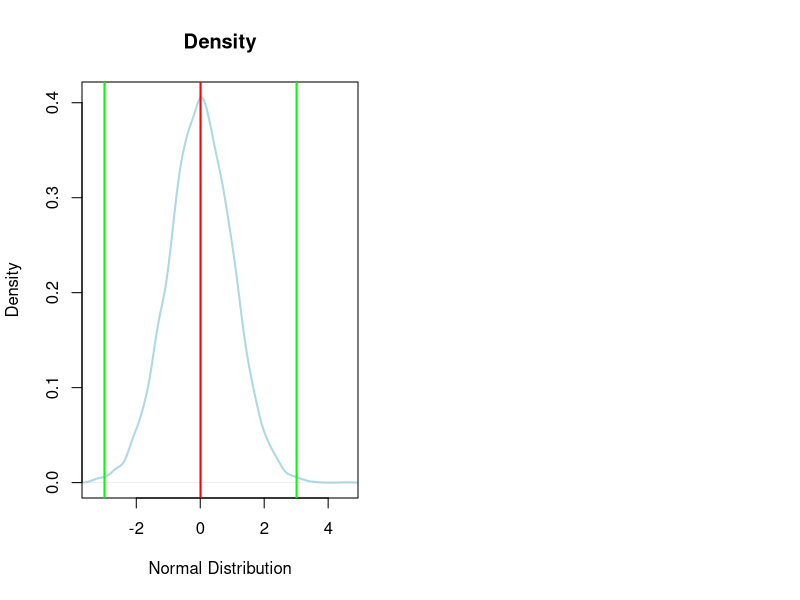
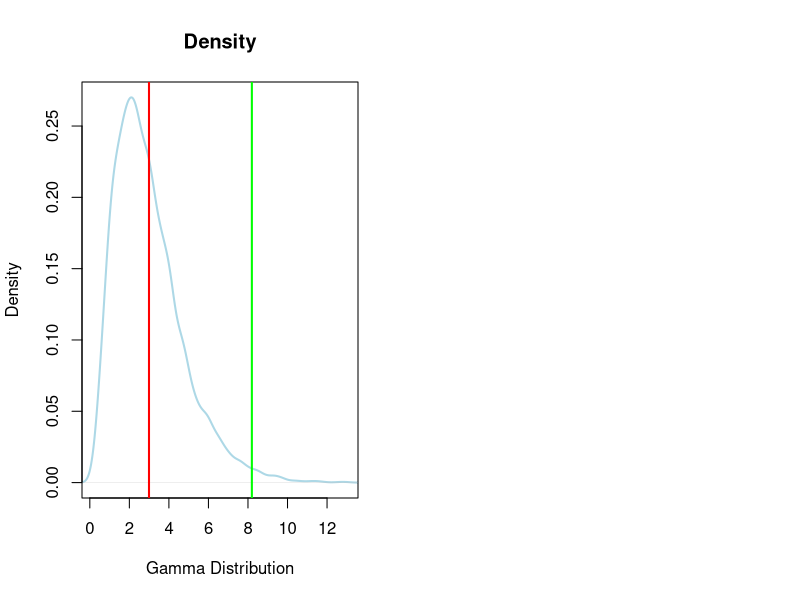
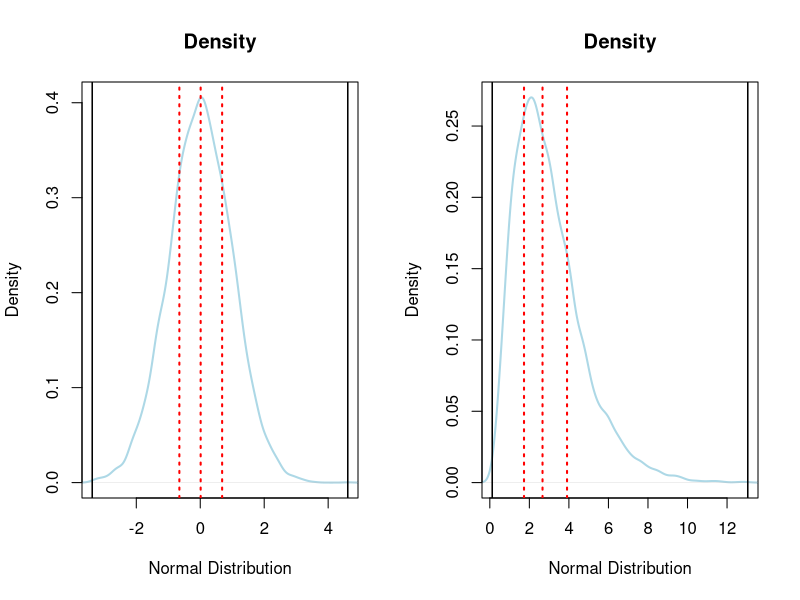
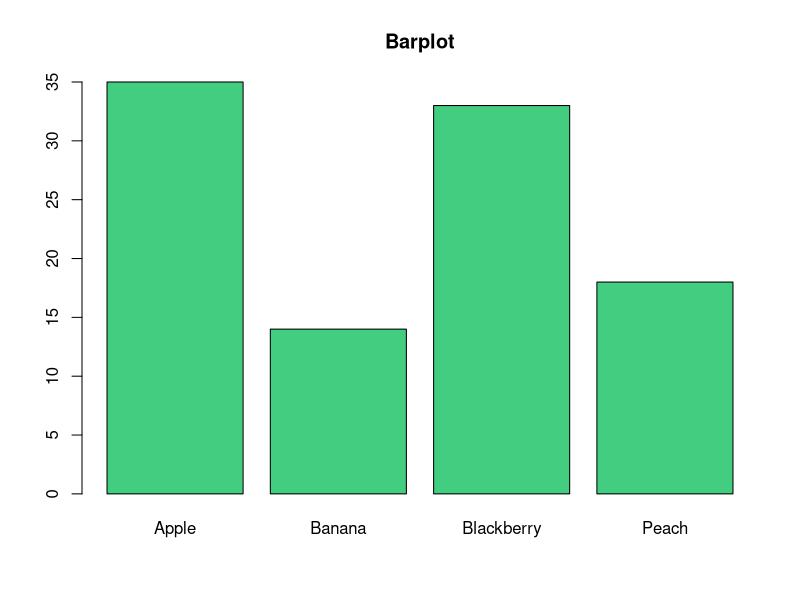
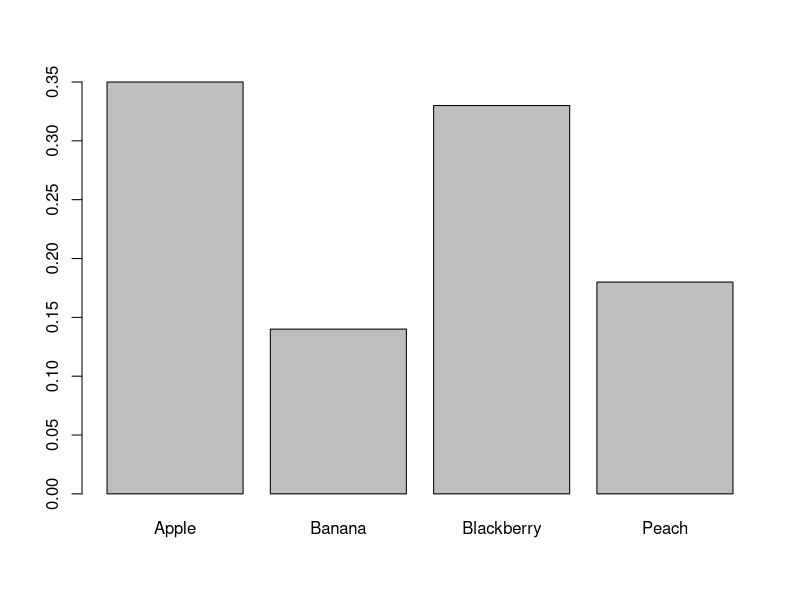
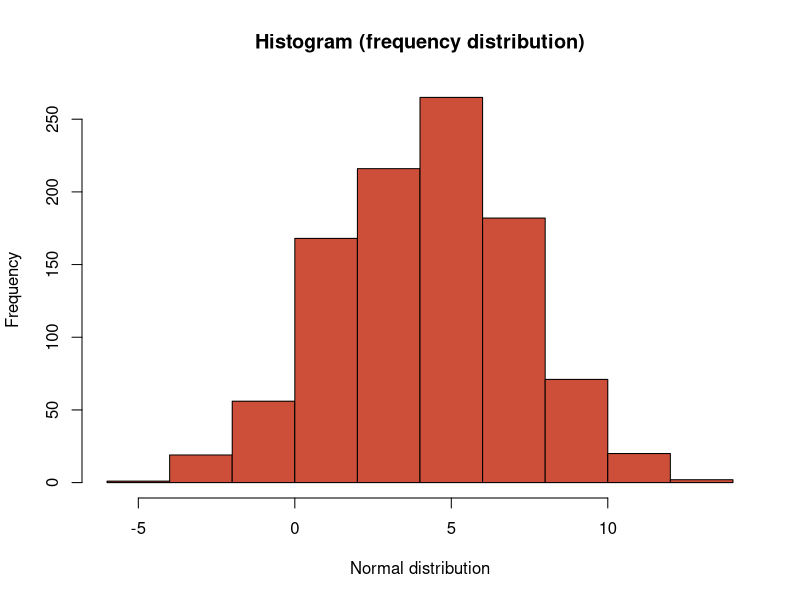
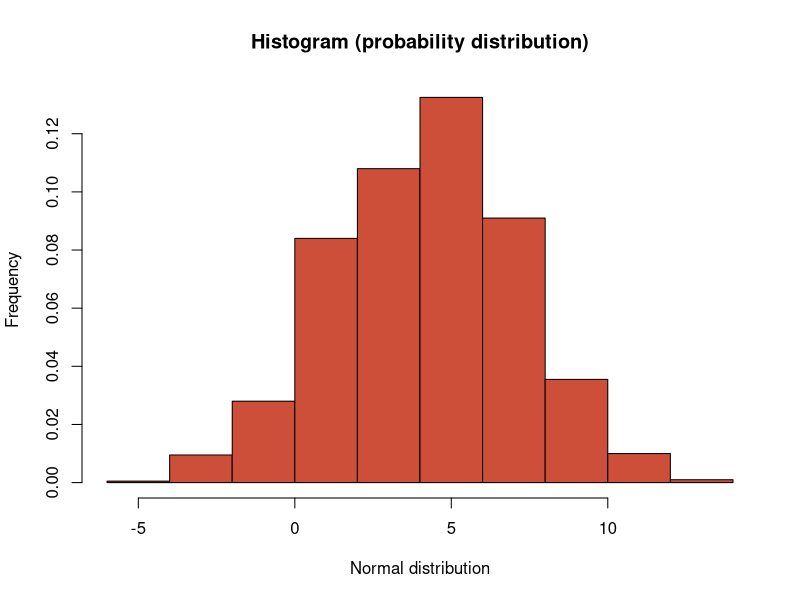
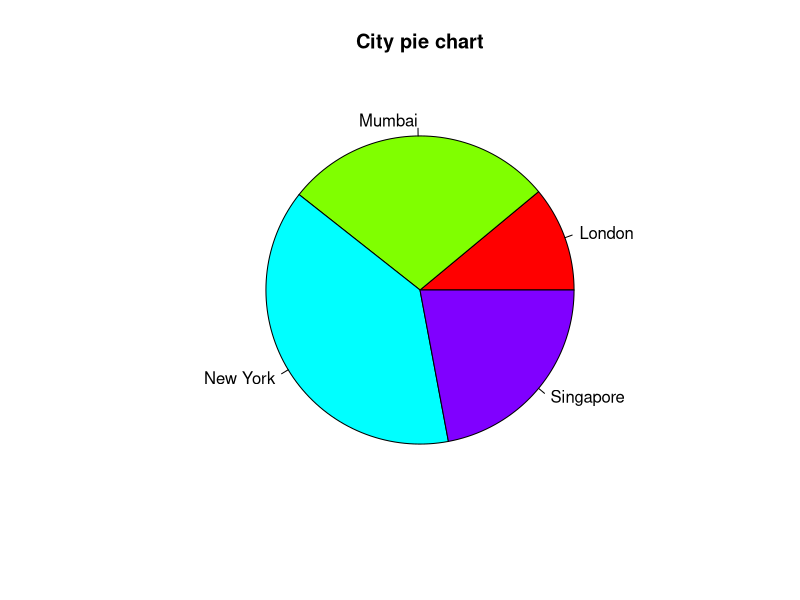

Reproduce these figures in R, in order.
# Вариация
team1 <- c(72, 73, 76, 76, 78)
team2 <- c(67, 72, 76, 76, 84)
basketball_teams <- data.frame(team1, team2)

# 3. Оценка на вариацията на разпределение

# Преди да започнем с изследването на разсейването, първо ще видим какво е очакването
# Взимаме средните на стойностите по колони
colMeans(basketball_teams)
apply(basketball_teams, 2, mean)    #   Еквивалентно на горния ред


#       Като цяло се избягват заключенията само на база средните стойности или други оценки за 
#   локацията на разпределенията (ще наблегнем на това при оценките на хипотезите). 
#
#       И при двета отбора средните стойности са равни - 75. 
#   Това не означава, че двата отбора са близки относно разпределението на височината им. 
#   В частност, височината при играчите на втория отбор варира много повече от тази на първия. 


#  3.1. Обхват (Range): максималната стойност - минималната стойност
rangeFunction <- function(x) {
  max(x) - min(x)
}

# Както можем да видим от резултатите, при първия отбор имаме разлика от 6 инча, докато при втория - 17
rangeFunction(basketball_teams$team1)
rangeFunction(basketball_teams$team2)

# 3.2. Вариация (дисперсия) и стандартно отклонение
#	За разлика от обхвата, стандартното отклонение взема под внимамнеи всички наблюдения.

#	Стандартното отклонение е оценка на вариацията, 
# която показва колко далече са наблюденията от очакването (от средното).

# Стандартното отклонение е предпочитана оценка за вариацията, 
# когато среднoто се използва за оценка на локацията (центъра) на разпределението.

#	Вариацията (дисперсията) се изчислява по формулата по-долу:
variationFunction <- function(x) {
  x_mean <- mean(x)
  x_minux_xMean <- x - x_mean
  x_minus_xMean_2 <- x_minux_xMean^2
  
  sum(x_minus_xMean_2) / (length(x) - 1)
}

variationFunction(basketball_teams$team1)
var(basketball_teams$team1)
var(basketball_teams$team2)

#   При тестването на хипотези и при определянето на доверителните интервали се използва
#   стандардартното отклонение. Стандартното отклонение е производно на вариацяита и представлява
#   корен квадратен от дисперсията.

sqrt(variationFunction(basketball_teams$team1))
sd(basketball_teams$team1)
sd(basketball_teams$team2)

#       Правилото на Чебишев, което е валидно за всички множества, ни казва, че 89% от наблюденията
#   лежат в интервала (X_mean - 3*X_std; X_mean + 3*X_std), където X_mean - средната стойност и
#   X_std - стандартното отклонение.

#       При камбановидна форма на разпределението, този процент достига до 99.7


N <- 10^4
set.seed(94171)
dist1 <- rnorm(N)
dist2 <- rgamma(N, 3)

# Dist 1
par(mfrow = c(1, 2))
plot(
  density(dist1), 
  lwd = 2,
  main = "Density",
  xlab = "Normal Distribution",
  ylab = "Density",
  col = "lightblue",
  xlim = range(dist1)
)

meanDist1 <- mean(dist1)
sigmaDist1 <- sd(dist1)

abline(
  v = c(meanDist1 - 3*sigmaDist1, meanDist1, meanDist1 + 3*sigmaDist1), 
  col = c("green", "red", "green"),
  lwd = 2
)

# Dist 2
par(mfrow = c(1, 2))
plot(
  density(dist2), 
  lwd = 2,
  main = "Density",
  xlab = "Gamma Distribution",
  ylab = "Density",
  col = "lightblue",
  xlim = range(dist2)
)

meanDist2 <- mean(dist2)
sigmaDist2 <- sd(dist2)

abline(
  v = c(meanDist2 - 3*sigmaDist2, meanDist2, meanDist2 + 3*sigmaDist2), 
  col = c("green", "red", "green"),
  lwd = 2
)

par(mfrow = c(1, 1))

round(sum(dist2 >= meanDist2 - 3*sigmaDist2 & sigmaDist2 <= meanDist2 + 3*sigmaDist2)*100/N, 2)

# -----------
#   3.3. The five number summary
# тази статтистика най-често показва минималната стойност, 1-ви квартил, медиана (2-ри квартил),
# 3-ти квартил и максималната стойност.

summary(dist1)
fivenum(dist1)

par(mfrow = c(1, 2))

plot(
  density(dist1), 
  lwd = 2,
  main = "Density",
  xlab = "Normal Distribution",
  ylab = "Density",
  col = "lightblue",
  xlim = range(dist1)
)

abline(
  v = fivenum(dist1),
  col = c("black", "red", "red", "red", "black"),
  lwd = c(1.5, rep(2, 3), 1.5), 
  lty = c(1, rep(3, 3), 1)
)
summary(dist1)

# Dist2
plot(
  density(dist2), 
  lwd = 2,
  main = "Density",
  xlab = "Normal Distribution",
  ylab = "Density",
  col = "lightblue",
  xlim = range(dist2)
)

abline(
  v = fivenum(dist2),
  lwd = c(1.5, rep(2, 3), 1.5),
  col = c("black", "red", "red", "red", "black"),
  lty = c(1, rep(3, 3), 1)
)

rep(2, 100) # repeat

par(mfrow = c(1, 1))

range(dist1) # Min and Max

#   3.4. Interquartile Range и MAD Median absolute deviation - Wikipedia
#   Тези два вида оценки на дисперсията е препоръчително да се използват, когато за оценка на центъра
#   на разпределението се използва медианата. И двете оценки се водят "стабилни" към екстремалните стойности

#   Nielsen Company е публикувала информация колко часа седмично американците прекарват пред телевизора.
#   Това е извадка от 20 човека
tv_viewing_times <- c(25, 41, 27, 32, 43, 66, 35, 31, 15, 5, 34, 26, 32, 38, 16, 30, 38, 30, 20, 21)

#   За да покажем как екстремалните стойности влияят върху част от оценките ще добавим голяма стойност,
#   например 240 часа
tv_viewing_times_new <- c(tv_viewing_times, 240)

#   Интерквартилния обхват се изчислява като разлика между 3-ти квартил и 1-ви квартил
summary(tv_viewing_times)
summary(tv_viewing_times)[c(2, 5)]
diff(
  summary(tv_viewing_times)[c(2, 5)]
)

#   Базовата функция в R се казва IQR()
IQR(tv_viewing_times)

IQR(tv_viewing_times)
IQR(tv_viewing_times_new)
#   Както се вижда няма кой знае колко голяма промяна след добаяването на екстремалната стойност

# Разликата при стандартното отклонение скача в пъти
sd(tv_viewing_times)
sd(tv_viewing_times_new)

#   Ето защо при наличието на екстремуми е по-разумно да използваме медианата за оценка на центъра и
#   IQR или mad за оценка на дисперсията

#   MAD
#   Оценката MAD представлява медианата на вектора с абсолютните стойности от разлики от стойността и
#   медианата на самия вектор. Резултатът е умножен по 1.4826
#   Формулата е записана по-долу
X_median <- median(tv_viewing_times_new)
X_median
table(tv_viewing_times_new) # 240 is extremum!

X_median
tv_viewing_times_new
tv_viewing_times_new - X_median

# abs - модул от числата
X_diff <- abs(tv_viewing_times_new - X_median)
X_diff
median(X_diff) * 1.4826 # This is MAD

mad(tv_viewing_times_new)

#   - Добре, при оценката на вариацията имаме значима промяна. Как ли стоят нещата с оценките за центъра?
#   - Екстремумите оказват влияние и при оценката за центъра. Ето защо, при наличие на такива стойности,
#   предпочитаме да използваме медианата, вместо средната стойност.

mean(tv_viewing_times)
mean(tv_viewing_times_new)

median(tv_viewing_times)
median(tv_viewing_times_new)

# Имаме и други опции при наличието на екстремални стойности - bootstrap метод и trimmed mean.

# Какво прави trim опцията? Тя премахва по част от най-големите и най-малките стойности.
# В нашия случай, ние сме посочили, че искаме да махмен 5% от най-големите и най-малките стойности.
# Тоест ще вземем 5/2 = 2.5% от най-малките стойности и 2.5 от най-големите.
mean(tv_viewing_times, trim = 0.05)
mean(tv_viewing_times_new, trim = 0.05)
#   Както виждаме стойностите са близки


#   4. Графично представяне на разпределение
#   4.1. Barplot
#   Използваме barplot, когато искаме да представим честотното разпределение на категорийни променливи
set.seed(4012)

fruits <- sample(
  x = c("Apple", "Banana", "Blackberry", "Peach"), 
  size = 100, 
  replace = T,
  prob = c(0.4, 0.1, 0.3, 0.2)
)

tt <- table(fruits)
tt

barplot(
  height = tt,
  col = "seagreen3",
  main = "Barplot"
)

#   height - приема вектор или матрица с числови стойности като вход. Стойностите могат да бъдат и отрицателни
#   main - заглавие на графиката
#   col - цвят на стълбовете
#   Тези параметри са основни и ги има и при другите графики

barplot(prop.table(tt))
?prop.table(tt)

#   4.2. Хистограма
#   Използваме хистограма, когато искаме да представим разпределението на непрекъснати променливи
set.seed(7821)
r1 <- rnorm(n = 10^3, mean = 4, sd = 3) # Нормално разпрделение на непрекъснати променливи

hist(
  r1,
  main = "Histogram (frequency distribution)",
  xlab = "Normal distribution",
  ylab = "Frequency",
  col = "tomato3"
)

hist(
  r1,
  main = "Histogram (probability distribution)",
  xlab = "Normal distribution",
  ylab = "Frequency",
  col = "tomato3",
  prob = T
)

colors() # show all available colors

#   4.3.    Piechart
#   Използваме piechart-, когато боравим с категорийни променливи и искаме да
#   изобразим процентното им разпределение
cities <- c(rep("London", 14), rep("New York", 49), rep("Singapore", 28), rep("Mumbai", 36))
cities.table <- table(cities)
cities.table

pie(
  cities.table,
  main = "City pie chart",
  col = rainbow(length(cities.table))
)

?rainbow(100)

#   Броя на цветовете е хубаво да бъде равен на броя на категориите. В противен случай два сигмента
#   ще бъдат оцветени в един и същи цвят.